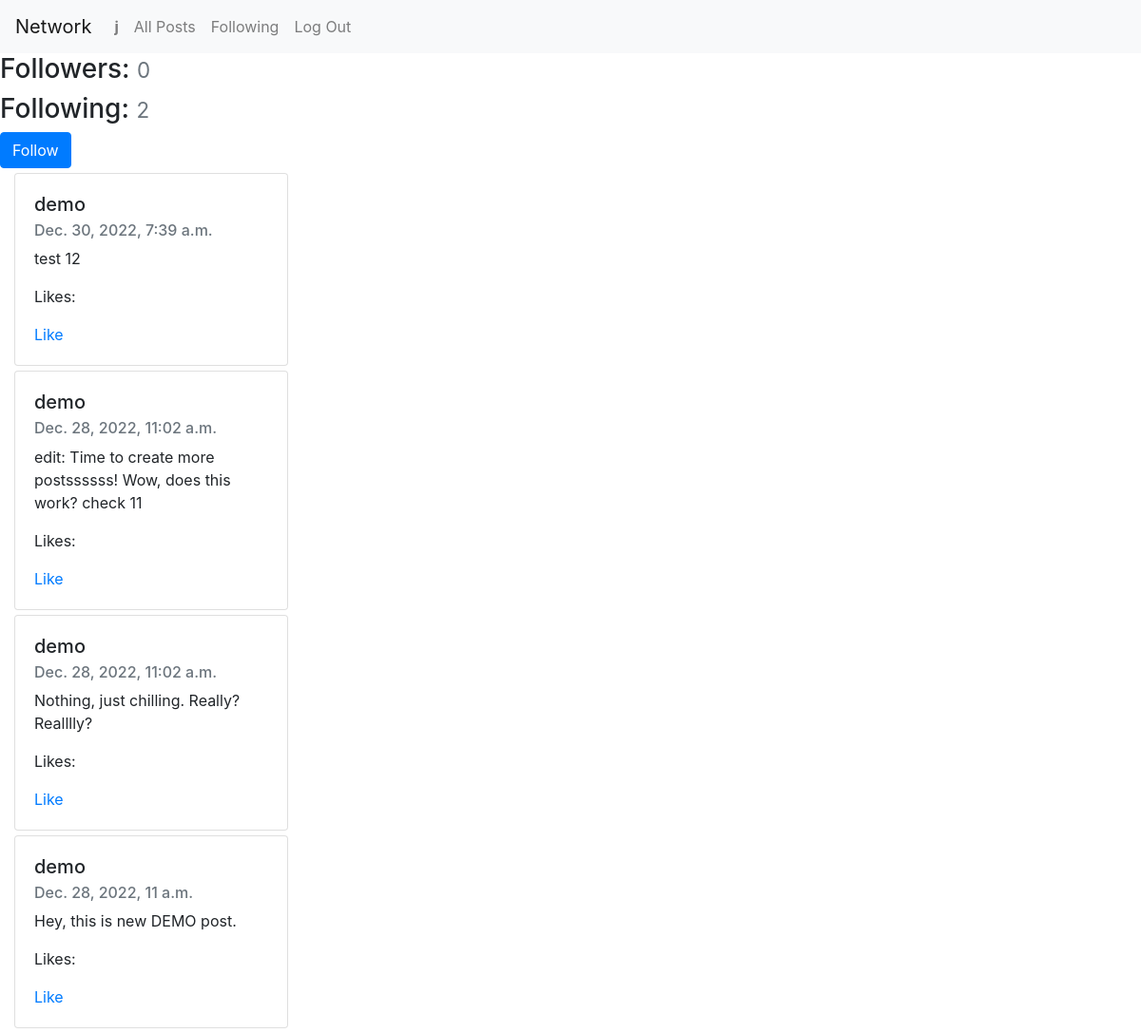
/4 (signed in), run on the app's committed database.
### network/models.py (models this page shows, shortened)
class User(AbstractUser):
    pass

class Post(models.Model):
    text = models.TextField(blank=False)
    date_time = models.DateTimeField(auto_now_add=True)
    author = models.ForeignKey(User, on_delete=models.CASCADE, related_name="posts")

### network/views.py (the view)
# urls.py: path("<int:user_id>", views.user_info, name="user_info"),
def user_info(request, user_id):
    user = User.objects.get(id=user_id)
    user_posts = user.posts.all()
    followers = user.followers.all().count()
    following = user.following.all().count()
    if Follow.objects.filter(user_id=request.user, user_followed=user):
        isFollowing = True
    else:
        isFollowing = False
    return render(request, 'network/user.html', {
    "profile_user": user,
    "posts": user_posts.order_by('-date_time'),
    "isFollowing": isFollowing,
    "followers": followers,
    "following": following
    })

### network/templates/network/user.html (shortened to what this page needs)
{% extends 'network/layout.html' %}
{% block body %}
<h3>
    Followers:
    <small class="text-muted">{{ followers }}</small>
</h3>
<h3>
    Following:
    <small class="text-muted">{{ following }}</small>
</h3>
{% if user.is_authenticated %}
    {% if user.username != profile_user.username %}
        {% if isFollowing %}
            <form action="{% url 'handle_unfollow' %}" method="post">
                {% csrf_token %}
                <button class="btn btn-warning" type="submit">Unfollow</button>
                <input type="hidden" name="profile_user" value="{{ profile_user }}">
            </form>
        {% else %}
            <form action="{% url 'handle_follow' %}" method="post">
                <button class="btn btn-primary" type="submit">Follow</button>
            </form>
        {% endif %}
    {% endif %}
{% for post in posts %}
<div class="card">
    <div class="card-body">
        <h5 class="card-title">{{ post.author }}</h5>
        <h6 class="card-subtitle mb-2 text-muted">{{ post.date_time }}</h6>
        <p class="card-text">{{ post.text }}</p>
        <p>Likes: {{ post.likes }}</p>
        <a href="#" class="card-link">Like</a>
    </div>
</div>
{% endfor %}
{% endif %}
{% endblock body %}

### network/templates/network/layout.html (shortened to what this page needs)
{% load static %}
<!DOCTYPE html>
<html lang="en">
    <head>
        <link rel="stylesheet" href="https://stackpath.bootstrapcdn.com/bootstrap/4.4.1/css/bootstrap.min.css">
        <link href="{% static 'network/styles.css' %}" rel="stylesheet">
        <link rel="stylesheet" href="https://cdnjs.cloudflare.com/ajax/libs/font-awesome/4.7.0/css/font-awesome.min.css">
    </head>
    <body>
        <nav class="navbar navbar-expand-lg navbar-light bg-light">
            <a class="navbar-brand" href="#">Network</a>
            <div>
              <ul class="navbar-nav mr-auto">
                {% if user.is_authenticated %}
                    <li class="nav-item">
                        <a class="nav-link" href="#"><strong>{{ user.username }}</strong></a>
                    </li>
                {% endif %}
                <li class="nav-item">
                  <a class="nav-link" href="{% url 'index' %}">All Posts</a>
                </li>
                {% if user.is_authenticated %}
                    <li class="nav-item">
                        <a class="nav-link" href="{% url 'display_following' %}">Following</a>
                    </li>
                    <li class="nav-item">
                        <a class="nav-link" href="{% url 'logout' %}">Log Out</a>
                    </li>
                {% endif %}
              </ul>
            </div>
          </nav>
        <div class="body">
            {% block body %}
            {% endblock %}
        </div>
    </body>
</html>

### network/static/network/styles.css (style rules this page uses)
.card { width: 18rem; margin: 5px 15px; }

### data on the page
User: username "j"
Post: author "demo", date_time "Dec. 30, 2022, 7:39 a.m.", text "test 12"
Post: author "demo", date_time "Dec. 28, 2022, 11:02 a.m.", text "edit: Time to create more postssssss! Wow, does this work? check 11"
Post: author "demo", date_time "Dec. 28, 2022, 11:02 a.m.", text "Nothing, just chilling. Really? Realllly?"
Post: author "demo", date_time "Dec. 28, 2022, 11 a.m.", text "Hey, this is new DEMO post."

### other printed values
{{ followers }} "0"
{{ following }} "2"
